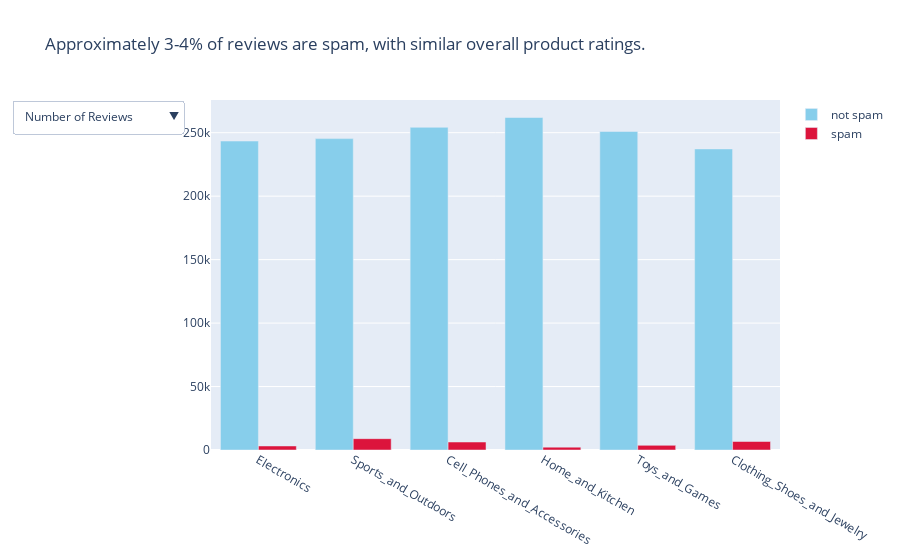

Here is the notebook cell this chart was saved with:
### Code cell
fig = go.Figure(layout=go.Layout(title=go.layout.Title(text='Approximately 3-4% of reviews are spam, with similar overall product ratings.')))
fig.add_trace(go.Bar\
             (name='not spam',x=df_comb_nonspam.Category, y=df_comb_nonspam.Count_Reviews,
              marker_color='skyblue'))
fig.add_trace(go.Bar\
             (name='spam',x=df_comb_spam.Category, y=df_comb_spam.Count_Reviews,
              marker_color='crimson'))

updatemenu = []
buttons = []

# button with one option for each dataframe
buttons.append(dict(method='restyle',
                        label='Number of Reviews',
                        visible=True,
                        args=[{'y':[df_comb_nonspam.Count_Reviews,df_comb_spam.Count_Reviews]}]
                        )
                  )
buttons.append(dict(method='restyle',
                        label='Average Overall Scores',
                        visible=True,
                        args=[{'y':[df_comb_nonspam.Overall_avg]}] 
                        )
                  )

# some adjustments to the updatemenus
updatemenu = []
your_menu = dict()
updatemenu.append(your_menu)

updatemenu[0]['buttons'] = buttons
updatemenu[0]['direction'] = 'down'
updatemenu[0]['showactive'] = True

fig.update_layout(updatemenus=updatemenu, showlegend=True)
fig.show()

### Figure 1 — Plotly figure (JSON) as saved in the notebook; plotly's stock layout.template omitted (floating-point values rounded to 4 significant figures)
{"data": [{"marker": {"color": "skyblue"}, "name": "not spam", "type": "bar", "x": ["Electronics", "Sports_and_Outdoors", "Cell_Phones_and_Accessories", "Home_and_Kitchen", "Toys_and_Games", "Clothing_Shoes_and_Jewelry"], "y": [243421, 245343, 254268, 261986, 250975, 237228]}, {"marker": {"color": "crimson"}, "name": "spam", "type": "bar", "x": ["Clothing_Shoes_and_Jewelry", "Toys_and_Games", "Electronics", "Cell_Phones_and_Accessories", "Home_and_Kitchen", "Sports_and_Outdoors"], "y": [6701, 3660, 3175, 6283, 2255, 8939]}], "layout": {"showlegend": true, "title": {"text": "Approximately 3-4% of reviews are spam, with similar overall product ratings."}, "updatemenus": [{"buttons": [{"args": [{"y": [[243421, 245343, 254268, 261986, 250975, 237228], [6701, 3660, 3175, 6283, 2255, 8939]]}], "label": "Number of Reviews", "method": "restyle", "visible": true}, {"args": [{"y": [[2.788, 3.015, 2.799, 2.806, 2.929, 3.082]]}], "label": "Average Overall Scores", "method": "restyle", "visible": true}], "direction": "down", "showactive": true}]}}
